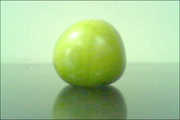
#> input picture training_image/hijau.bmp, 180 x 120 px
$ python mainn.py.py
#> lines starting #> are read from the running program, lines starting #| are printed output that depends on the picture; after the words box and inside, x2 and y2 are one past the last pixel; in counts of white or black regions, pixels touching at a corner belong together
import cv2
import numpy as np
import matplotlib.pyplot as plt

def rgb_to_hsv(r, g, b):
    r_, g_, b_ = r / 255.0, g / 255.0, b / 255.0
    cmax = max(r_, g_, b_)
    cmin = min(r_, g_, b_)
    delta = cmax - cmin

    # Hue
    if delta == 0:
        h = 0
    elif cmax == r_:
        h = (60 * ((g_ - b_) / delta)) % 360
    elif cmax == g_:
        h = (60 * ((b_ - r_) / delta)) + 120
    elif cmax == b_:
        h = (60 * ((r_ - g_) / delta)) + 240

    # Saturation
    s = 0 if cmax == 0 else (delta / cmax)

    # Value
    v = cmax

    return int(h / 2), int(s * 255), int(v * 255)

def get_hsv_histogram(image_path, bins=(30, 32, 32)):
    image = cv2.imread(image_path)
    if image is None:
        raise FileNotFoundError(f"Gambar '{image_path}' tidak ditemukan.")

    height, width, _ = image.shape
    h_hist = np.zeros(bins[0])
    s_hist = np.zeros(bins[1])
    v_hist = np.zeros(bins[2])

    for i in range(height):
        for j in range(width):
            b, g, r = image[i, j]
            h, s, v = rgb_to_hsv(r, g, b)

            h_idx = int(h / (180 / bins[0]))
            s_idx = int(s / (256 / bins[1]))
            v_idx = int(v / (256 / bins[2]))

            h_hist[min(h_idx, bins[0]-1)] += 1
            s_hist[min(s_idx, bins[1]-1)] += 1
            v_hist[min(v_idx, bins[2]-1)] += 1

    # Normalisasi
    h_hist /= np.max(h_hist)
    s_hist /= np.max(s_hist)
    v_hist /= np.max(v_hist)

    return np.concatenate([h_hist, s_hist, v_hist])

def get_general_histogram(hists):
    return np.min(np.array(hists), axis=0)

def get_specific_features(hist, general_hist):
    return np.abs(hist - general_hist)

def classify(test_feature, features):
    dists = [np.mean(np.abs(test_feature - f)) for f in features]
    return np.argmin(dists)

def plot_histogram(hist, label, filename):
    plt.figure(figsize=(12, 4))
    plt.plot(hist, label=label)
    plt.title(label)
    plt.grid(True)
    plt.tight_layout()
    plt.savefig(f'hasil/{filename}.png')
    plt.close()

# === TRAINING ===
hijau_hist = get_hsv_histogram('training_image/hijau.bmp')
#> in get_hsv_histogram, image is the input picture: shape (120, 180, 3); mean B, G, R 150, 203.8, 169.6
campur_hist = get_hsv_histogram('training_image/campur.bmp')
#> call 2 of get_hsv_histogram, with image_path = 'training_image/campur.bmp', bins = (30, 32, 32)
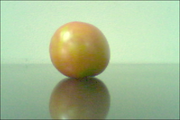
#> input picture training_image/campur.bmp, 180 x 120 px
#> in get_hsv_histogram, image is the input picture: shape (120, 180, 3); mean B, G, R 150.8, 190.9, 169.4
merah_hist = get_hsv_histogram('training_image/merah.bmp')
#> call 3 of get_hsv_histogram, with image_path = 'training_image/merah.bmp', bins = (30, 32, 32)
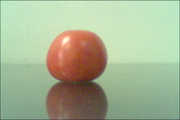
#> input picture training_image/merah.bmp, 180 x 120 px
#> in get_hsv_histogram, image is the input picture: shape (120, 180, 3); mean B, G, R 149, 180.5, 167.6

general_hist = get_general_histogram([hijau_hist, campur_hist, merah_hist])
features = [
    get_specific_features(hijau_hist, general_hist),
    get_specific_features(campur_hist, general_hist),
    get_specific_features(merah_hist, general_hist)
]

# Simpan grafik
plot_histogram(hijau_hist, 'Histogram spesifik Tomat Hijau', 'hist_spesifik_tomat_hijau')
plot_histogram(campur_hist, 'Histogram spesifik Tomat Campur', 'hist_spesifik_tomat_campur')
#> call 2 of plot_histogram, with hist = array of shape (94,), label = 'Histogram spesifik Tomat Campur', filename = 'hist_spesifik_tomat_campur'
#> in plot_histogram (call 2), `plt.savefig(f'hasil/{filename}.png')`:
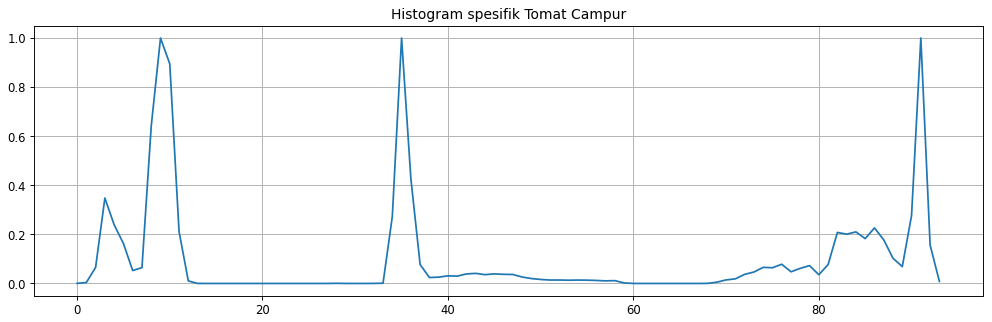
#> figure drawn by matplotlib, 1 panel; curve peaks at x = 9, y = 1
plot_histogram(merah_hist, 'Histogram spesifik Tomat Merah', 'hist_spesifik_tomat_merah')
#> call 3 of plot_histogram, with hist = array of shape (94,), label = 'Histogram spesifik Tomat Merah', filename = 'hist_spesifik_tomat_merah'
#> in plot_histogram (call 3), `plt.savefig(f'hasil/{filename}.png')`:
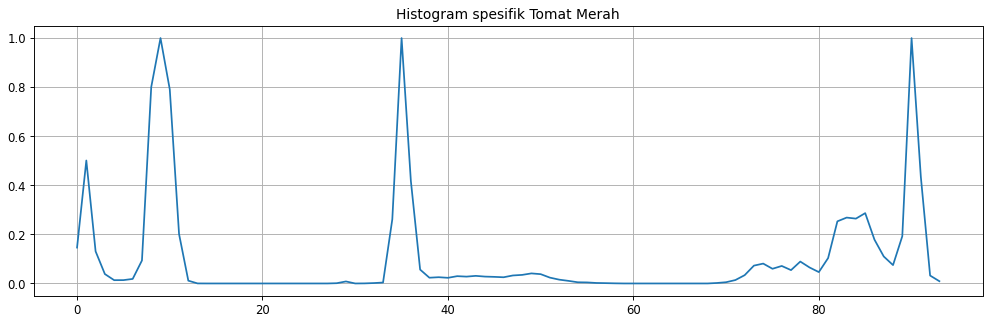
#> figure drawn by matplotlib, 1 panel; curve peaks at x = 9, y = 1
plot_histogram(general_hist, 'Histogram General', 'hist_general')
#> call 4 of plot_histogram, with hist = array of shape (94,), label = 'Histogram General', filename = 'hist_general'
#> in plot_histogram (call 4), `plt.savefig(f'hasil/{filename}.png')`:
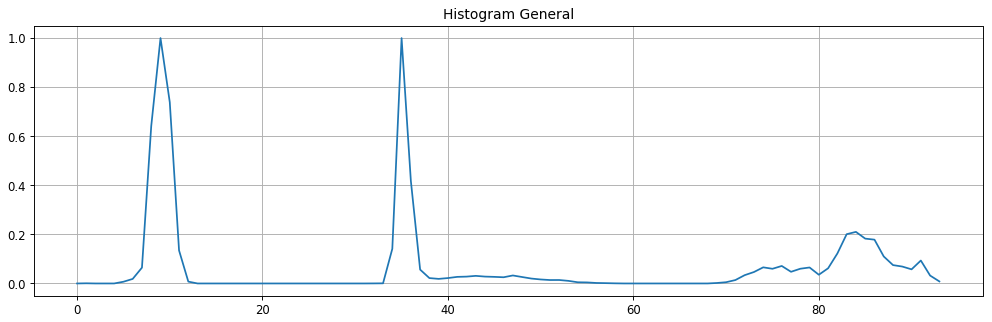
#> figure drawn by matplotlib, 1 panel; curve peaks at x = 9, y = 1


# === UJI ===
uji_img_path = 'testing_image/uji_campur.bmp' #sesuaikan gambar uji
frame = cv2.imread(uji_img_path)
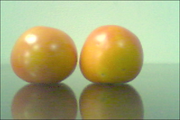
#> input picture testing_image/uji_campur.bmp, 180 x 120 px
#> frame is the input picture: shape (120, 180, 3); mean B, G, R 122, 171.2, 168
if frame is None:
    raise FileNotFoundError(f"Gambar uji '{uji_img_path}' tidak ditemukan.")

test_hist = get_hsv_histogram(uji_img_path)
test_feature = get_specific_features(test_hist, general_hist)

klasifikasi = classify(test_feature, features)
label = ["Tomat Hijau", "Tomat Campur", "Tomat Merah"][klasifikasi]
print(f"Gambar tersebut diklasifikasikan sebagai: {label}")
#| Gambar tersebut diklasifikasikan sebagai: Tomat Campur

# Simpan hasil klasifikasi
cv2.putText(frame, label, (50, 20), cv2.FONT_HERSHEY_SIMPLEX, 0.5, (0,0,255), 2)
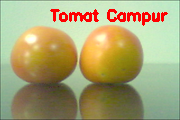
#> frame: shape (120, 180, 3); 3.36% of pixels changed, all inside (x1, y1, x2, y2) = (50, 9, 168, 26)
cv2.imwrite('hasil/klasifikasi_uji_campur.png', frame)
cv2.imshow("Hasil Klasifikasi", frame)
cv2.waitKey(0)
cv2.destroyAllWindows()
